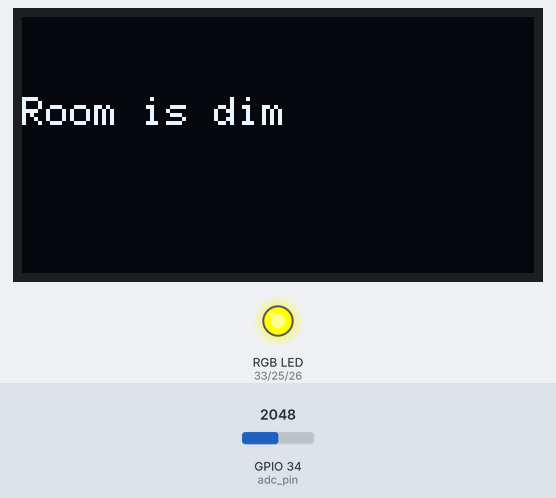
This program was run on a simulated ESP32. Shown: 128×64 one-colour display, an RGB LED mixed from three pins (HIGH = lit). The inputs (shaded band) are chosen by the test bench; at power-on: GPIO 34 (adc_pin) = 2048. What the program prints to the serial monitor is not drawn.

Above: at 1.3 s.
1.4 s: GPIO 34 (adc_pin) set to 2435
3.4 s: GPIO 34 (adc_pin) set to 2539
At 4.7 s:
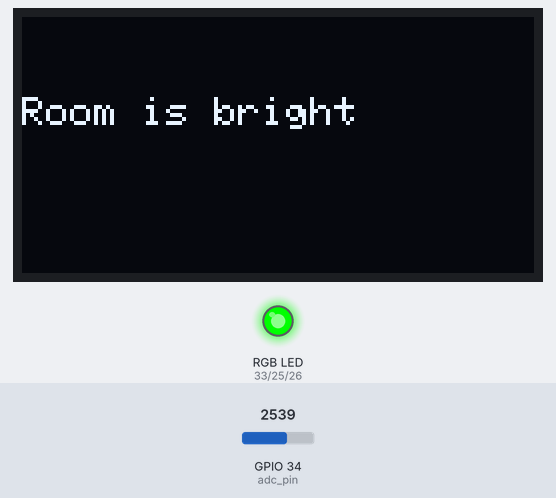
5.7 s: GPIO 34 (adc_pin) set to 1160
At 6.9 s:
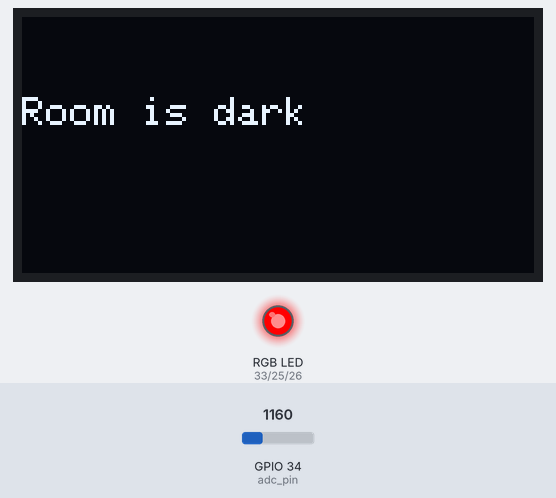
7.8 s: GPIO 34 (adc_pin) set to 1253
At 9.2 s:
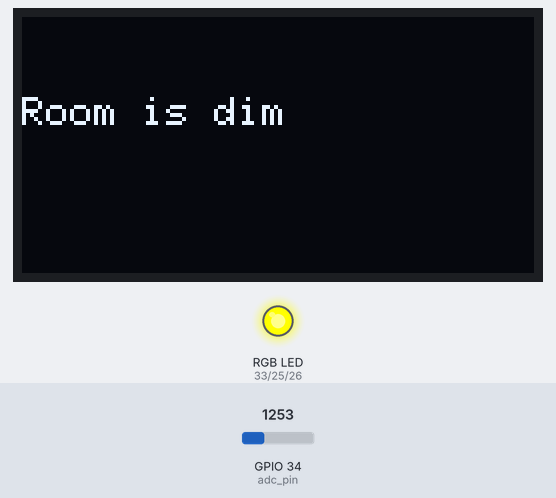
9.8 s: GPIO 34 (adc_pin) set to 491
At 11.4 s:
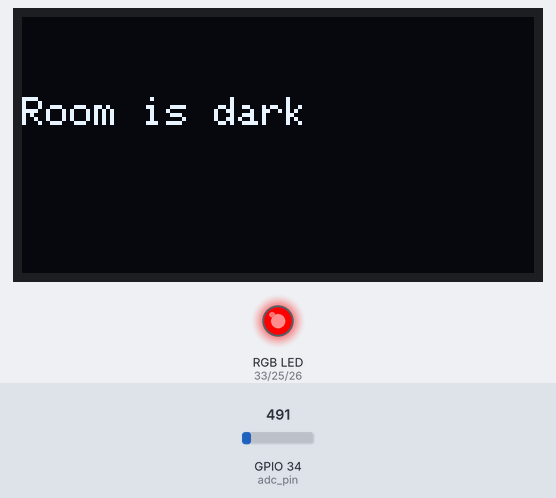
11.9 s: GPIO 34 (adc_pin) set to 2540
At 13.6 s:
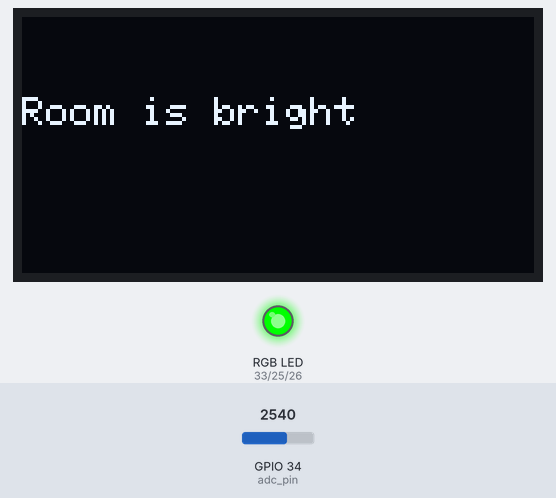
Timing chart, 0 to 14.9 s (numbered marks = the images above; inputs shaded):
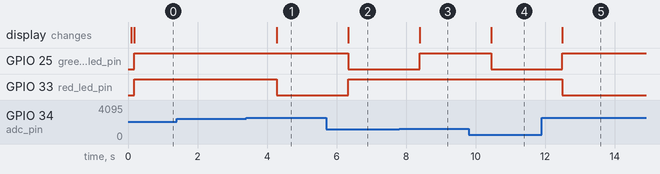

The program:

main.cpp
```cpp
#include <Arduino.h>
#include <Wire.h>             // For I2C
#include <Adafruit_GFX.h>     // Graphics and font
#include <Adafruit_SSD1306.h> // Adafruit driver

//initalize oled
#define screen_height 64
#define screen_width 128

Adafruit_SSD1306 oled(screen_width, screen_height, &Wire, -1);

//initalize LDR
constexpr int adc_pin = 34;

// tested low and high limits

/*
Bright Room: Above 2500 (~2.0V)
Dim Room: Between 1200 and 2500 (~1.0V to ~2.0V)
Dark Room: Below 1200 (less than ~1.0V)
*/

const int sensorMin = 505;
const int sensorMax = 3535;

// initialize the rbg led pins
#define red_led_pin 33
#define green_led_pin 25
#define blue_led_pin 26

//#color function in (r,g,b) format
void rgb_color(int r, int g, int b)
{
  analogWrite(red_led_pin, r);
  analogWrite(green_led_pin, g);
  analogWrite(blue_led_pin, b);
}

//#check light levels

void light_levels(int light){
  //Wipe the screen clean before drawing anything new
  oled.clearDisplay();

  //Bright Room: Above 2500 (~2.0V)
  if(light > 2500){
    oled.setCursor(0, 20);
    oled.print("Room is bright");
    oled.display();
    rgb_color(0, 255, 0);
  }
  //Dim Room: Between 1200 and 2500 (~1.0V to ~2.0V)
  else if(light > 1200 && light <= 2500){
    oled.setCursor(0, 20);
    oled.print("Room is dim");
    oled.display();
    rgb_color(255, 255, 0);
  }
  //Dark Room: Below 1200 (less than ~1.0V)
  else if(light < 1200){
    oled.setCursor(0, 20);
    oled.print("Room is dark");
    oled.display();
    rgb_color(255, 0, 0);
  }
  else{
    Serial.println("something is wrong");
  }
}

void setup() {
  Serial.begin(115200);

  Wire.begin(21, 22, 400000);

  delay(100);

  if (!oled.begin(SSD1306_SWITCHCAPVCC, 0x3C)){
    Serial.println(F("SSD1306 allocation failed"));
    delay(2000);
    for(;;);
  }

  oled.clearDisplay();
  oled.display();
  oled.setTextSize(1);
  oled.setTextColor(SSD1306_WHITE);

  analogSetPinAttenuation(adc_pin, ADC_11db);

  pinMode(red_led_pin, OUTPUT);
  pinMode(green_led_pin, OUTPUT);
  pinMode(blue_led_pin, OUTPUT);
}

void loop() {
  int digital_value = analogRead(adc_pin);
  Serial.printf("ADC Raw Value: %d\n ", digital_value);
  float volt = 3.3 * ((float)digital_value / 4095.0);
  Serial.printf("Voltage Value: %.2fV\n ", volt);

  light_levels(digital_value);

  delay(1000);
}
```

Measured:
- the behaviour switches between 2500 and 2501 on GPIO 34 (adc_pin) (found by bisection; images 0 and 1)
- the behaviour switches between 1200 and 1201 on GPIO 34 (adc_pin) (found by bisection; images 2 and 3)
- after the input at 1.4 s, every drawn part: stays the same
- after the input at 3.4 s, GPIO 33 (red_led_pin): HIGH → LOW after 0.89 s; the display: changes after 0.89 s (image 1)
- after the input at 5.7 s, GPIO 25 (green_led_pin): HIGH → LOW after 0.64 s; GPIO 33 (red_led_pin): LOW → HIGH after 0.64 s; the display: changes after 0.64 s (image 2)
- after the input at 7.8 s, GPIO 25 (green_led_pin): LOW → HIGH after 0.59 s; the display: changes after 0.59 s (image 3)
- after the input at 9.8 s, GPIO 25 (green_led_pin): HIGH → LOW after 0.64 s; the display: changes after 0.64 s (image 4)
- after the input at 11.9 s, GPIO 25 (green_led_pin): LOW → HIGH after 0.59 s; GPIO 33 (red_led_pin): HIGH → LOW after 0.59 s; the display: changes after 0.59 s (image 5)
